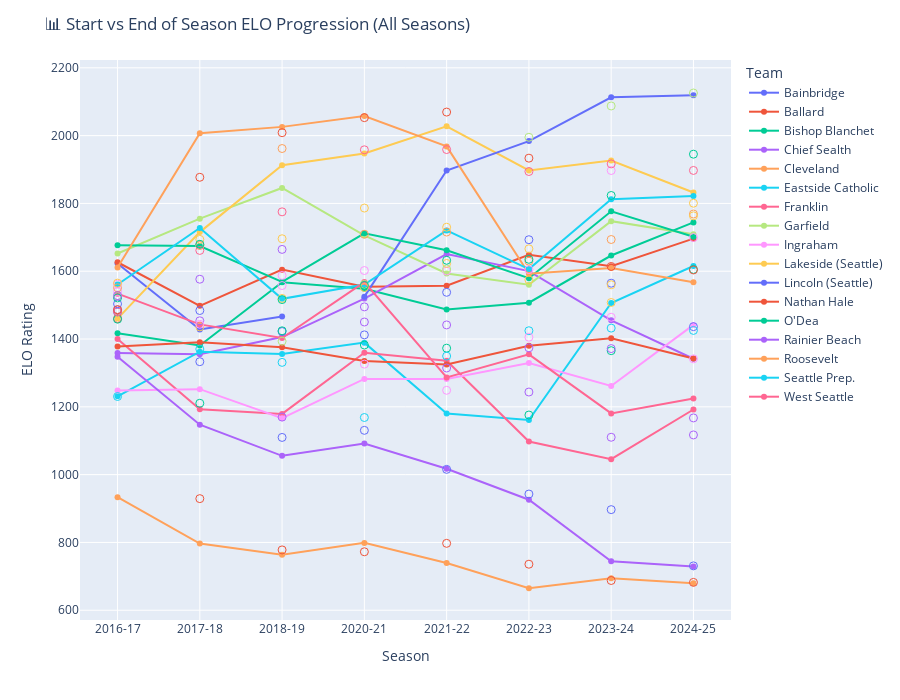

Notebook code for this chart:
### Code cell
import pandas as pd
import plotly.express as px

# Load long-format ELO
df = pd.read_csv(r"C:\Users\User\Desktop\Soccer Footage\metroleague_elo_long.csv")

# Sort by team and match number
df = df.sort_values(by=["Team", "Season", "Season Match #"])

# Filter teams with enough total games (optional)
min_games = 10
team_counts = df["Team"].value_counts()
df = df[df["Team"].isin(team_counts[team_counts >= min_games].index)]

# Group by team and season to get first and last ELO
start_elo = df.groupby(["Team", "Season"]).first().reset_index()[["Team", "Season", "ELO"]].rename(columns={"ELO": "Start ELO"})
end_elo = df.groupby(["Team", "Season"]).last().reset_index()[["Team", "Season", "ELO"]].rename(columns={"ELO": "End ELO"})

# Merge into single DataFrame
elo_summary = pd.merge(start_elo, end_elo, on=["Team", "Season"])

# Plot
fig = px.line(
    elo_summary.sort_values(by=["Team", "Season"]),
    x="Season",
    y="End ELO",
    color="Team",
    line_group="Team",
    markers=True,
    hover_data=["Team", "Start ELO", "End ELO"],
    title="📊 Start vs End of Season ELO Progression (All Seasons)",
    labels={"End ELO": "End-of-Season ELO"},
)

# Add start ELO markers
for team in elo_summary['Team'].unique():
    team_data = elo_summary[elo_summary['Team'] == team]
    fig.add_scatter(
        x=team_data['Season'],
        y=team_data['Start ELO'],
        mode='markers',
        marker=dict(symbol='circle-open', size=8),
        name=f"{team} (Start)",
        legendgroup=team,
        showlegend=False,
        hoverinfo='text',
        hovertext=[
            f"{team} — Start ELO: {elo}" for elo in team_data['Start ELO']
        ]
    )

fig.update_layout(
    xaxis_title="Season",
    yaxis_title="ELO Rating",
    height=700,
    hovermode="x unified",
    legend=dict(title="Team", itemclick="toggleothers"),
    margin=dict(t=60, b=80)
)

fig.show()

### Figure 1 — Plotly figure (JSON) as saved in the notebook; plotly's stock layout.template omitted (floating-point values rounded to 4 significant figures)
{"data": [{"customdata": [["Bainbridge", 1526.0], ["Bainbridge", 1679.0], ["Bainbridge", 1394.0]], "hovertemplate": "Team=%{customdata[0]}<br>Season=%{x}<br>End-of-Season ELO=%{y}<br>Start ELO=%{customdata[1]}<extra></extra>", "legendgroup": "Bainbridge", "line": {"color": "#636efa", "dash": "solid"}, "marker": {"symbol": "circle"}, "mode": "lines+markers", "name": "Bainbridge", "orientation": "v", "showlegend": true, "type": "scatter", "x": ["2016-17", "2017-18", "2018-19"], "xaxis": "x", "y": [1623.0, 1428.0, 1467.0], "yaxis": "y"}, {"customdata": [["Ballard", 1540.0], ["Ballard", 1677.0], ["Ballard", 1588.0], ["Ballard", 1602.0], ["Ballard", 1601.0], ["Ballard", 1605.0], ["Ballard", 1897.0], ["Ballard", 1699.0]], "hovertemplate": "Team=%{customdata[0]}<br>Season=%{x}<br>End-of-Season ELO=%{y}<br>Start ELO=%{customdata[1]}<extra></extra>", "legendgroup": "Ballard", "line": {"color": "#EF553B", "dash": "solid"}, "marker": {"symbol": "circle"}, "mode": "lines+markers", "name": "Ballard", "orientation": "v", "showlegend": true, "type": "scatter", "x": ["2016-17", "2017-18", "2018-19", "2020-21", "2021-22", "2022-23", "2023-24", "2024-25"], "xaxis": "x", "y": [1627.0, 1498.0, 1605.0, 1554.0, 1557.0, 1649.0, 1615.0, 1696.0], "yaxis": "y"}, {"customdata": [["Bishop Blanchet", 1487.0], ["Bishop Blanchet", 1436.0], ["Bishop Blanchet", 1520.0], ["Bishop Blanchet", 1552.0], ["Bishop Blanchet", 1623.0], ["Bishop Blanchet", 1574.0], ["Bishop Blanchet", 1508.0], ["Bishop Blanchet", 1801.0]], "hovertemplate": "Team=%{customdata[0]}<br>Season=%{x}<br>End-of-Season ELO=%{y}<br>Start ELO=%{customdata[1]}<extra></extra>", "legendgroup": "Bishop Blanchet", "line": {"color": "#00cc96", "dash": "solid"}, "marker": {"symbol": "circle"}, "mode": "lines+markers", "name": "Bishop Blanchet", "orientation": "v", "showlegend": true, "type": "scatter", "x": ["2016-17", "2017-18", "2018-19", "2020-21", "2021-22", "2022-23", "2023-24", "2024-25"], "xaxis": "x", "y": [1417.0, 1381.0, 1568.0, 1548.0, 1487.0, 1507.0, 1646.0, 1744.0], "yaxis": "y"}, {"customdata": [["Chief Sealth", 1480.0], ["Chief Sealth", 1484.0], ["Chief Sealth", 1422.0], ["Chief Sealth", 1412.0], ["Chief Sealth", 1538.0], ["Chief Sealth", 1693.0], ["Chief Sealth", 1565.0], ["Chief Sealth", 1436.0]], "hovertemplate": "Team=%{customdata[0]}<br>Season=%{x}<br>End-of-Season ELO=%{y}<br>Start ELO=%{customdata[1]}<extra></extra>", "legendgroup": "Chief Sealth", "line": {"color": "#ab63fa", "dash": "solid"}, "marker": {"symbol": "circle"}, "mode": "lines+markers", "name": "Chief Sealth", "orientation": "v", "showlegend": true, "type": "scatter", "x": ["2016-17", "2017-18", "2018-19", "2020-21", "2021-22", "2022-23", "2023-24", "2024-25"], "xaxis": "x", "y": [1359.0, 1355.0, 1406.0, 1519.0, 1651.0, 1600.0, 1455.0, 1342.0], "yaxis": "y"}, {"customdata": [["Cleveland", 1460.0], ["Cleveland", 929.2], ["Cleveland", 778.0], ["Cleveland", 772.5], ["Cleveland", 797.3], ["Cleveland", 735.8], ["Cleveland", 687.7], ["Cleveland", 682.2]], "hovertemplate": "Team=%{customdata[0]}<br>Season=%{x}<br>End-of-Season ELO=%{y}<br>Start ELO=%{customdata[1]}<extra></extra>", "legendgroup": "Cleveland", "line": {"color": "#FFA15A", "dash": "solid"}, "marker": {"symbol": "circle"}, "mode": "lines+markers", "name": "Cleveland", "orientation": "v", "showlegend": true, "type": "scatter", "x": ["2016-17", "2017-18", "2018-19", "2020-21", "2021-22", "2022-23", "2023-24", "2024-25"], "xaxis": "x", "y": [933.7, 796.9, 763.5, 798.7, 739.3, 664.9, 694.2, 679.7], "yaxis": "y"}, {"customdata": [["Eastside Catholic", 1458.0], ["Eastside Catholic", 1211.0], ["Eastside Catholic", 1424.0], ["Eastside Catholic", 1382.0], ["Eastside Catholic", 1373.0], ["Eastside Catholic", 1176.0], ["Eastside Catholic", 1366.0], ["Eastside Catholic", 1605.0]], "hovertemplate": "Team=%{customdata[0]}<br>Season=%{x}<br>End-of-Season ELO=%{y}<br>Start ELO=%{customdata[1]}<extra></extra>", "legendgroup": "Eastside Catholic", "line": {"color": "#19d3f3", "dash": "solid"}, "marker": {"symbol": "circle"}, "mode": "lines+markers", "name": "Eastside Catholic", "orientation": "v", "showlegend": true, "type": "scatter", "x": ["2016-17", "2017-18", "2018-19", "2020-21", "2021-22", "2022-23", "2023-24", "2024-25"], "xaxis": "x", "y": [1231.0, 1363.0, 1356.0, 1389.0, 1180.0, 1161.0, 1506.0, 1615.0], "yaxis": "y"}, {"customdata": [["Franklin", 1487.0], ["Franklin", 1454.0], ["Franklin", 1170.0], ["Franklin", 1495.0], ["Franklin", 1442.0], ["Franklin", 1244.0], ["Franklin", 1110.0], ["Franklin", 1117.0]], "hovertemplate": "Team=%{customdata[0]}<br>Season=%{x}<br>End-of-Season ELO=%{y}<br>Start ELO=%{customdata[1]}<extra></extra>", "legendgroup": "Franklin", "line": {"color": "#FF6692", "dash": "solid"}, "marker": {"symbol": "circle"}, "mode": "lines+markers", "name": "Franklin", "orientation": "v", "showlegend": true, "type": "scatter", "x": ["2016-17", "2017-18", "2018-19", "2020-21", "2021-22", "2022-23", "2023-24", "2024-25"], "xaxis": "x", "y": [1400.0, 1193.0, 1179.0, 1360.0, 1336.0, 1098.0, 1046.0, 1192.0], "yaxis": "y"}, {"customdata": [["Garfield", 1551.0], ["Garfield", 1676.0], ["Garfield", 1962.0], ["Garfield", 1709.0], ["Garfield", 1716.0], ["Garfield", 1630.0], ["Garfield", 1694.0], ["Garfield", 1769.0]], "hovertemplate": "Team=%{customdata[0]}<br>Season=%{x}<br>End-of-Season ELO=%{y}<br>Start ELO=%{customdata[1]}<extra></extra>", "legendgroup": "Garfield", "line": {"color": "#B6E880", "dash": "solid"}, "marker": {"symbol": "circle"}, "mode": "lines+markers", "name": "Garfield", "orientation": "v", "showlegend": true, "type": "scatter", "x": ["2016-17", "2017-18", "2018-19", "2020-21", "2021-22", "2022-23", "2023-24", "2024-25"], "xaxis": "x", "y": [1652.0, 1755.0, 1846.0, 1706.0, 1594.0, 1560.0, 1748.0, 1709.0], "yaxis": "y"}, {"customdata": [["Ingraham", 1230.0], ["Ingraham", 1370.0], ["Ingraham", 1331.0], ["Ingraham", 1169.0], ["Ingraham", 1350.0], ["Ingraham", 1424.0], ["Ingraham", 1432.0], ["Ingraham", 1425.0]], "hovertemplate": "Team=%{customdata[0]}<br>Season=%{x}<br>End-of-Season ELO=%{y}<br>Start ELO=%{customdata[1]}<extra></extra>", "legendgroup": "Ingraham", "line": {"color": "#FF97FF", "dash": "solid"}, "marker": {"symbol": "circle"}, "mode": "lines+markers", "name": "Ingraham", "orientation": "v", "showlegend": true, "type": "scatter", "x": ["2016-17", "2017-18", "2018-19", "2020-21", "2021-22", "2022-23", "2023-24", "2024-25"], "xaxis": "x", "y": [1248.0, 1252.0, 1166.0, 1282.0, 1282.0, 1329.0, 1261.0, 1442.0], "yaxis": "y"}, {"customdata": [["Lakeside (Seattle)", 1480.0], ["Lakeside (Seattle)", 1661.0], ["Lakeside (Seattle)", 1775.0], ["Lakeside (Seattle)", 1958.0], ["Lakeside (Seattle)", 1959.0], ["Lakeside (Seattle)", 1894.0], ["Lakeside (Seattle)", 1917.0], ["Lakeside (Seattle)", 1897.0]], "hovertemplate": "Team=%{customdata[0]}<br>Season=%{x}<br>End-of-Season ELO=%{y}<br>Start ELO=%{customdata[1]}<extra></extra>", "legendgroup": "Lakeside (Seattle)", "line": {"color": "#FECB52", "dash": "solid"}, "marker": {"symbol": "circle"}, "mode": "lines+markers", "name": "Lakeside (Seattle)", "orientation": "v", "showlegend": true, "type": "scatter", "x": ["2016-17", "2017-18", "2018-19", "2020-21", "2021-22", "2022-23", "2023-24", "2024-25"], "xaxis": "x", "y": [1460.0, 1715.0, 1913.0, 1947.0, 2028.0, 1897.0, 1927.0, 1832.0], "yaxis": "y"}, {"customdata": [["Lincoln (Seattle)", 1561.0], ["Lincoln (Seattle)", 1607.0], ["Lincoln (Seattle)", 1995.0], ["Lincoln (Seattle)", 2088.0], ["Lincoln (Seattle)", 2126.0]], "hovertemplate": "Team=%{customdata[0]}<br>Season=%{x}<br>End-of-Season ELO=%{y}<br>Start ELO=%{customdata[1]}<extra></extra>", "legendgroup": "Lincoln (Seattle)", "line": {"color": "#636efa", "dash": "solid"}, "marker": {"symbol": "circle"}, "mode": "lines+markers", "name": "Lincoln (Seattle)", "orientation": "v", "showlegend": true, "type": "scatter", "x": ["2020-21", "2021-22", "2022-23", "2023-24", "2024-25"], "xaxis": "x", "y": [1525.0, 1897.0, 1984.0, 2113.0, 2119.0], "yaxis": "y"}, {"customdata": [["Nathan Hale", 1562.0], ["Nathan Hale", 1444.0], ["Nathan Hale", 1558.0], ["Nathan Hale", 1326.0], ["Nathan Hale", 1249.0], ["Nathan Hale", 1405.0], ["Nathan Hale", 1464.0], ["Nathan Hale", 1342.0]], "hovertemplate": "Team=%{customdata[0]}<br>Season=%{x}<br>End-of-Season ELO=%{y}<br>Start ELO=%{customdata[1]}<extra></extra>", "legendgroup": "Nathan Hale", "line": {"color": "#EF553B", "dash": "solid"}, "marker": {"symbol": "circle"}, "mode": "lines+markers", "name": "Nathan Hale", "orientation": "v", "showlegend": true, "type": "scatter", "x": ["2016-17", "2017-18", "2018-19", "2020-21", "2021-22", "2022-23", "2023-24", "2024-25"], "xaxis": "x", "y": [1378.0, 1390.0, 1376.0, 1335.0, 1325.0, 1380.0, 1402.0, 1343.0], "yaxis": "y"}, {"customdata": [["O'Dea", 1565.0], ["O'Dea", 1694.0], ["O'Dea", 1696.0], ["O'Dea", 1786.0], ["O'Dea", 1730.0], ["O'Dea", 1666.0], ["O'Dea", 1560.0], ["O'Dea", 1763.0]], "hovertemplate": "Team=%{customdata[0]}<br>Season=%{x}<br>End-of-Season ELO=%{y}<br>Start ELO=%{customdata[1]}<extra></extra>", "legendgroup": "O'Dea", "line": {"color": "#00cc96", "dash": "solid"}, "marker": {"symbol": "circle"}, "mode": "lines+markers", "name": "O'Dea", "orientation": "v", "showlegend": true, "type": "scatter", "x": ["2016-17", "2017-18", "2018-19", "2020-21", "2021-22", "2022-23", "2023-24", "2024-25"], "xaxis": "x", "y": [1676.0, 1674.0, 1568.0, 1712.0, 1662.0, 1580.0, 1777.0, 1702.0], "yaxis": "y"}, {"customdata": [["Rainier Beach", 1504.0], ["Rainier Beach", 1333.0], ["Rainier Beach", 1110.0], ["Rainier Beach", 1131.0], ["Rainier Beach", 1016.0], ["Rainier Beach", 942.8], ["Rainier Beach", 896.8], ["Rainier Beach", 730.8]], "hovertemplate": "Team=%{customdata[0]}<br>Season=%{x}<br>End-of-Season ELO=%{y}<br>Start ELO=%{customdata[1]}<extra></extra>", "legendgroup": "Rainier Beach", "line": {"color": "#ab63fa", "dash": "solid"}, "marker": {"symbol": "circle"}, "mode": "lines+markers", "name": "Rainier Beach", "orientation": "v", "showlegend": true, "type": "scatter", "x": ["2016-17", "2017-18", "2018-19", "2020-21", "2021-22", "2022-23", "2023-24", "2024-25"], "xaxis": "x", "y": [1348.0, 1147.0, 1055.0, 1092.0, 1018.0, 926.1, 744.4, 729.3], "yaxis": "y"}, {"customdata": [["Roosevelt", 1486.0], ["Roosevelt", 1877.0], ["Roosevelt", 2009.0], ["Roosevelt", 2053.0], ["Roosevelt", 2069.0], ["Roosevelt", 1934.0], ["Roosevelt", 1614.0], ["Roosevelt", 1604.0]], "hovertemplate": "Team=%{customdata[0]}<br>Season=%{x}<br>End-of-Season ELO=%{y}<br>Start ELO=%{customdata[1]}<extra></extra>", "legendgroup": "Roosevelt", "line": {"color": "#FFA15A", "dash": "solid"}, "marker": {"symbol": "circle"}, "mode": "lines+markers", "name": "Roosevelt", "orientation": "v", "showlegend": true, "type": "scatter", "x": ["2016-17", "2017-18", "2018-19", "2020-21", "2021-22", "2022-23", "2023-24", "2024-25"], "xaxis": "x", "y": [1611.0, 2007.0, 2026.0, 2058.0, 1968.0, 1592.0, 1610.0, 1567.0], "yaxis": "y"}, {"customdata": [["Seattle Prep.", 1521.0], ["Seattle Prep.", 1679.0], ["Seattle Prep.", 1516.0], ["Seattle Prep.", 1558.0], ["Seattle Prep.", 1632.0], ["Seattle Prep.", 1635.0], ["Seattle Prep.", 1823.0], ["Seattle Prep.", 1945.0]], "hovertemplate": "Team=%{customdata[0]}<br>Season=%{x}<br>End-of-Season ELO=%{y}<br>Start ELO=%{customdata[1]}<extra></extra>", "legendgroup": "Seattle Prep.", "line": {"color": "#19d3f3", "dash": "solid"}, "marker": {"symbol": "circle"}, "mode": "lines+markers", "name": "Seattle Prep.", "orientation": "v", "showlegend": true, "type": "scatter", "x": ["2016-17", "2017-18", "2018-19", "2020-21", "2021-22", "2022-23", "2023-24", "2024-25"], "xaxis": "x", "y": [1561.0, 1728.0, 1519.0, 1561.0, 1720.0, 1606.0, 1813.0, 1822.0], "yaxis": "y"}, {"customdata": [["West Seattle", 1528.0], ["West Seattle", 1576.0], ["West Seattle", 1664.0], ["West Seattle", 1450.0], ["West Seattle", 1315.0], ["West Seattle", 1374.0], ["West Seattle", 1372.0], ["West Seattle", 1167.0]], "hovertemplate": "Team=%{customdata[0]}<br>Season=%{x}<br>End-of-Season ELO=%{y}<br>Start ELO=%{customdata[1]}<extra></extra>", "legendgroup": "West Seattle", "line": {"color": "#FF6692", "dash": "solid"}, "marker": {"symbol": "circle"}, "mode": "lines+markers", "name": "West Seattle", "orientation": "v", "showlegend": true, "type": "scatter", "x": ["2016-17", "2017-18", "2018-19", "2020-21", "2021-22", "2022-23", "2023-24", "2024-25"], "xaxis": "x", "y": [1534.0, 1443.0, 1403.0, 1568.0, 1287.0, 1355.0, 1181.0, 1224.0], "yaxis": "y"}, {"hoverinfo": "text", "hovertext": ["Bainbridge — Start ELO: 1526.16028929557", "Bainbridge — Start ELO: 1679.1151500765905", "Bainbridge — Start ELO: 1393.6817275851013"], "legendgroup": "Bainbridge", "marker": {"size": 8, "symbol": "circle-open"}, "mode": "markers", "name": "Bainbridge (Start)", "showlegend": false, "type": "scatter", "x": ["2016-17", "2017-18", "2018-19"], "y": [1526.0, 1679.0, 1394.0]}, {"hoverinfo": "text", "hovertext": ["Ballard — Start ELO: 1540.056159817625", "Ballard — Start ELO: 1676.880332817781", "Ballard — Start ELO: 1587.6620214959803", "Ballard — Start ELO: 1602.0374495757462", "Ballard — Start ELO: 1600.730171166099", "Ballard — Start ELO: 1604.691920601314", "Ballard — Start ELO: 1897.0696776213235", "Ballard — Start ELO: 1699.3303535747764"], "legendgroup": "Ballard", "marker": {"size": 8, "symbol": "circle-open"}, "mode": "markers", "name": "Ballard (Start)", "showlegend": false, "type": "scatter", "x": ["2016-17", "2017-18", "2018-19", "2020-21", "2021-22", "2022-23", "2023-24", "2024-25"], "y": [1540.0, 1677.0, 1588.0, 1602.0, 1601.0, 1605.0, 1897.0, 1699.0]}, {"hoverinfo": "text", "hovertext": ["Bishop Blanchet — Start ELO: 1487.2021818387625", "Bishop Blanchet — Start ELO: 1435.8123897991245", "Bishop Blanchet — Start ELO: 1519.783995232672", "Bishop Blanchet — Start ELO: 1551.9858841939458", "Bishop Blanchet — Start ELO: 1622.9538399216317", "Bishop Blanchet — Start ELO: 1574.4928551948476", "Bishop Blanchet — Start ELO: 1507.7867760905451", "Bishop Blanchet — Start ELO: 1800.6339253124684"], "legendgroup": "Bishop Blanchet", "marker": {"size": 8, "symbol": "circle-open"}, "mode": "markers", "name": "Bishop Blanchet (Start)", "showlegend": false, "type": "scatter", "x": ["2016-17", "2017-18", "2018-19", "2020-21", "2021-22", "2022-23", "2023-24", "2024-25"], "y": [1487.0, 1436.0, 1520.0, 1552.0, 1623.0, 1574.0, 1508.0, 1801.0]}, {"hoverinfo": "text", "hovertext": ["Chief Sealth — Start ELO: 1480.0347004408138", "Chief Sealth — Start ELO: 1484.09264734186", "Chief Sealth — Start ELO: 1422.0730039000516", "Chief Sealth — Start ELO: 1412.2630193159705", "Chief Sealth — Start ELO: 1537.8120931988497", "Chief Sealth — Start ELO: 1692.9703857615598", "Chief Sealth — Start ELO: 1564.719004253068", "Chief Sealth — Start ELO: 1436.4589167550575"], "legendgroup": "Chief Sealth", "marker": {"size": 8, "symbol": "circle-open"}, "mode": "markers", "name": "Chief Sealth (Start)", "showlegend": false, "type": "scatter", "x": ["2016-17", "2017-18", "2018-19", "2020-21", "2021-22", "2022-23", "2023-24", "2024-25"], "y": [1480.0, 1484.0, 1422.0, 1412.0, 1538.0, 1693.0, 1565.0, 1436.0]}, {"hoverinfo": "text", "hovertext": ["Cleveland — Start ELO: 1460.4151497248488", "Cleveland — Start ELO: 929.2126392030832", "Cleveland — Start ELO: 777.9556467411633", "Cleveland — Start ELO: 772.4986366216187", "Cleveland — Start ELO: 797.3480689002658", "Cleveland — Start ELO: 735.7973200896992", "Cleveland — Start ELO: 687.7385728533047", "Cleveland — Start ELO: 682.202959142725"], "legendgroup": "Cleveland", "marker": {"size": 8, "symbol": "circle-open"}, "mode": "markers", "name": "Cleveland (Start)", "showlegend": false, "type": "scatter", "x": ["2016-17", "2017-18", "2018-19", "2020-21", "2021-22", "2022-23", "2023-24", "2024-25"], "y": [1460.0, 929.2, 778.0, 772.5, 797.3, 735.8, 687.7, 682.2]}, {"hoverinfo": "text", "hovertext": ["Eastside Catholic — Start ELO: 1458.4955360195188", "Eastside Catholic — Start ELO: 1210.6174388944205", "Eastside Catholic — Start ELO: 1424.2886860066906", "Eastside Catholic — Start ELO: 1382.334885710012", "Eastside Catholic — Start ELO: 1373.02526284033", "Eastside Catholic — Start ELO: 1175.833462981669", "Eastside Catholic — Start ELO: 1365.6390862070073", "Eastside Catholic — Start ELO: 1605.3758855378592"], "legendgroup": "Eastside Catholic", "marker": {"size": 8, "symbol": "circle-open"}, "mode": "markers", "name": "Eastside Catholic (Start)", "showlegend": false, "type": "scatter", "x": ["2016-17", "2017-18", "2018-19", "2020-21", "2021-22", "2022-23", "2023-24", "2024-25"], "y": [1458.0, 1211.0, 1424.0, 1382.0, 1373.0, 1176.0, 1366.0, 1605.0]}, {"hoverinfo": "text", "hovertext": ["Franklin — Start ELO: 1486.717041153965", "Franklin — Start ELO: 1453.804628547649", "Franklin — Start ELO: 1169.7867785784815", "Franklin — Start ELO: 1494.8453972267205", "Franklin — Start ELO: 1441.5908626490998", "Franklin — Start ELO: 1243.6849300856356", "Franklin — Start ELO: 1110.2477579722608", "Franklin — Start ELO: 1117.064255296842"], "legendgroup": "Franklin", "marker": {"size": 8, "symbol": "circle-open"}, "mode": "markers", "name": "Franklin (Start)", "showlegend": false, "type": "scatter", "x": ["2016-17", "2017-18", "2018-19", "2020-21", "2021-22", "2022-23", "2023-24", "2024-25"], "y": [1487.0, 1454.0, 1170.0, 1495.0, 1442.0, 1244.0, 1110.0, 1117.0]}, {"hoverinfo": "text", "hovertext": ["Garfield — Start ELO: 1551.2051999842308", "Garfield — Start ELO: 1675.8374237336652", "Garfield — Start ELO: 1961.932641836384", "Garfield — Start ELO: 1708.9585816369363", "Garfield — Start ELO: 1715.616327422861", "Garfield — Start ELO: 1629.8582127592288", "Garfield — Start ELO: 1693.56439365998", "Garfield — Start ELO: 1768.752877988199"], "legendgroup": "Garfield", "marker": {"size": 8, "symbol": "circle-open"}, "mode": "markers", "name": "Garfield (Start)", "showlegend": false, "type": "scatter", "x": ["2016-17", "2017-18", "2018-19", "2020-21", "2021-22", "2022-23", "2023-24", "2024-25"], "y": [1551.0, 1676.0, 1962.0, 1709.0, 1716.0, 1630.0, 1694.0, 1769.0]}, {"hoverinfo": "text", "hovertext": ["Ingraham — Start ELO: 1230.4739829530365", "Ingraham — Start ELO: 1370.4128659096966", "Ingraham — Start ELO: 1331.1351766738762", "Ingraham — Start ELO: 1168.5302944236837", "Ingraham — Start ELO: 1349.7327250430176", "Ingraham — Start ELO: 1424.4543731511972", "Ingraham — Start ELO: 1432.24781566331", "Ingraham — Start ELO: 1425.3712802412065"], "legendgroup": "Ingraham", "marker": {"size": 8, "symbol": "circle-open"}, "mode": "markers", "name": "Ingraham (Start)", "showlegend": false, "type": "scatter", "x": ["2016-17", "2017-18", "2018-19", "2020-21", "2021-22", "2022-23", "2023-24", "2024-25"], "y": [1230.0, 1370.0, 1331.0, 1169.0, 1350.0, 1424.0, 1432.0, 1425.0]}, {"hoverinfo": "text", "hovertext": ["Lakeside (Seattle) — Start ELO: 1480.289596139066", "Lakeside (Seattle) — Start ELO: 1661.3655641132043", "Lakeside (Seattle) — Start ELO: 1775.2164718312176", "Lakeside (Seattle) — Start ELO: 1958.150608562896", "Lakeside (Seattle) — Start ELO: 1958.9370710504224", "Lakeside (Seattle) — Start ELO: 1894.139280183284", "Lakeside (Seattle) — Start ELO: 1916.644748778965", "Lakeside (Seattle) — Start ELO: 1897.299901271616"], "legendgroup": "Lakeside (Seattle)", "marker": {"size": 8, "symbol": "circle-open"}, "mode": "markers", "name": "Lakeside (Seattle) (Start)", "showlegend": false, "type": "scatter", "x": ["2016-17", "2017-18", "2018-19", "2020-21", "2021-22", "2022-23", "2023-24", "2024-25"], "y": [1480.0, 1661.0, 1775.0, 1958.0, 1959.0, 1894.0, 1917.0, 1897.0]}, {"hoverinfo": "text", "hovertext": ["Lincoln (Seattle) — Start ELO: 1561.3061141072567", "Lincoln (Seattle) — Start ELO: 1606.606246182247", "Lincoln (Seattle) — Start ELO: 1995.111387725582", "Lincoln (Seattle) — Start ELO: 2087.520208836583", "Lincoln (Seattle) — Start ELO: 2125.735780497304"], "legendgroup": "Lincoln (Seattle)", "marker": {"size": 8, "symbol": "circle-open"}, "mode": "markers", "name": "Lincoln (Seattle) (Start)", "showlegend": false, "type": "scatter", "x": ["2020-21", "2021-22", "2022-23", "2023-24", "2024-25"], "y": [1561.0, 1607.0, 1995.0, 2088.0, 2126.0]}, {"hoverinfo": "text", "hovertext": ["Nathan Hale — Start ELO: 1561.706683795613", "Nathan Hale — Start ELO: 1443.5367873908135", "Nathan Hale — Start ELO: 1557.7254730797367", "Nathan Hale — Start ELO: 1326.0179941452843", "Nathan Hale — Start ELO: 1248.8136478268905", "Nathan Hale — Start ELO: 1405.3797740854252", "Nathan Hale — Start ELO: 1464.2146008087725", "Nathan Hale — Start ELO: 1341.6085822173586"], "legendgroup": "Nathan Hale", "marker": {"size": 8, "symbol": "circle-open"}, "mode": "markers", "name": "Nathan Hale (Start)", "showlegend": false, "type": "scatter", "x": ["2016-17", "2017-18", "2018-19", "2020-21", "2021-22", "2022-23", "2023-24", "2024-25"], "y": [1562.0, 1444.0, 1558.0, 1326.0, 1249.0, 1405.0, 1464.0, 1342.0]}, {"hoverinfo": "text", "hovertext": ["O'Dea — Start ELO: 1564.8988763138586", "O'Dea — Start ELO: 1693.9601359026672", "O'Dea — Start ELO: 1695.847564543395", "O'Dea — Start ELO: 1786.3803929961202", "O'Dea — Start ELO: 1729.8433152051746", "O'Dea — Start ELO: 1666.1245830699918", "O'Dea — Start ELO: 1560.0093059932794", "O'Dea — Start ELO: 1763.3573669248096"], "legendgroup": "O'Dea", "marker": {"size": 8, "symbol": "circle-open"}, "mode": "markers", "name": "O'Dea (Start)", "showlegend": false, "type": "scatter", "x": ["2016-17", "2017-18", "2018-19", "2020-21", "2021-22", "2022-23", "2023-24", "2024-25"], "y": [1565.0, 1694.0, 1696.0, 1786.0, 1730.0, 1666.0, 1560.0, 1763.0]}, {"hoverinfo": "text", "hovertext": ["Rainier Beach — Start ELO: 1503.6932500805945", "Rainier Beach — Start ELO: 1333.142631815117", "Rainier Beach — Start ELO: 1109.7503409195306", "Rainier Beach — Start ELO: 1130.6900140968082", "Rainier Beach — Start ELO: 1015.5874964191504", "Rainier Beach — Start ELO: 942.7724114880918", "Rainier Beach — Start ELO: 896.7591883347906", "Rainier Beach — Start ELO: 730.8256320426357"], "legendgroup": "Rainier Beach", "marker": {"size": 8, "symbol": "circle-open"}, "mode": "markers", "name": "Rainier Beach (Start)", "showlegend": false, "type": "scatter", "x": ["2016-17", "2017-18", "2018-19", "2020-21", "2021-22", "2022-23", "2023-24", "2024-25"], "y": [1504.0, 1333.0, 1110.0, 1131.0, 1016.0, 942.8, 896.8, 730.8]}, {"hoverinfo": "text", "hovertext": ["Roosevelt — Start ELO: 1486.0875073527898", "Roosevelt — Start ELO: 1877.1286672344147", "Roosevelt — Start ELO: 2008.704160281364", "Roosevelt — Start ELO: 2052.961558693916", "Roosevelt — Start ELO: 2069.4794055465995", "Roosevelt — Start ELO: 1933.5324885364053", "Roosevelt — Start ELO: 1614.0668824024974", "Roosevelt — Start ELO: 1603.8222402033082"], "legendgroup": "Roosevelt", "marker": {"size": 8, "symbol": "circle-open"}, "mode": "markers", "name": "Roosevelt (Start)", "showlegend": false, "type": "scatter", "x": ["2016-17", "2017-18", "2018-19", "2020-21", "2021-22", "2022-23", "2023-24", "2024-25"], "y": [1486.0, 1877.0, 2009.0, 2053.0, 2069.0, 1934.0, 1614.0, 1604.0]}, {"hoverinfo": "text", "hovertext": ["Seattle Prep. — Start ELO: 1521.2496796431303", "Seattle Prep. — Start ELO: 1679.4007157189126", "Seattle Prep. — Start ELO: 1516.348603880025", "Seattle Prep. — Start ELO: 1558.1075532566497", "Seattle Prep. — Start ELO: 1632.28115590036", "Seattle Prep. — Start ELO: 1635.1581517802158", "Seattle Prep. — Start ELO: 1823.463269281207", "Seattle Prep. — Start ELO: 1945.267501439737"], "legendgroup": "Seattle Prep.", "marker": {"size": 8, "symbol": "circle-open"}, "mode": "markers", "name": "Seattle Prep. (Start)", "showlegend": false, "type": "scatter", "x": ["2016-17", "2017-18", "2018-19", "2020-21", "2021-22", "2022-23", "2023-24", "2024-25"], "y": [1521.0, 1679.0, 1516.0, 1558.0, 1632.0, 1635.0, 1823.0, 1945.0]}, {"hoverinfo": "text", "hovertext": ["West Seattle — Start ELO: 1528.1118097155793", "West Seattle — Start ELO: 1576.4517382666531", "West Seattle — Start ELO: 1664.3893053865213", "West Seattle — Start ELO: 1450.2369113372954", "West Seattle — Start ELO: 1314.535434505966", "West Seattle — Start ELO: 1374.0339373821223", "West Seattle — Start ELO: 1371.8051562629428", "West Seattle — Start ELO: 1167.302006340734"], "legendgroup": "West Seattle", "marker": {"size": 8, "symbol": "circle-open"}, "mode": "markers", "name": "West Seattle (Start)", "showlegend": false, "type": "scatter", "x": ["2016-17", "2017-18", "2018-19", "2020-21", "2021-22", "2022-23", "2023-24", "2024-25"], "y": [1528.0, 1576.0, 1664.0, 1450.0, 1315.0, 1374.0, 1372.0, 1167.0]}], "layout": {"height": 700, "hovermode": "x unified", "legend": {"itemclick": "toggleothers", "title": {"text": "Team"}, "tracegroupgap": 0}, "margin": {"b": 80, "t": 60}, "title": {"text": "📊 Start vs End of Season ELO Progression (All Seasons)"}, "xaxis": {"anchor": "y", "domain": [0, 1], "title": {"text": "Season"}}, "yaxis": {"anchor": "x", "domain": [0, 1], "title": {"text": "ELO Rating"}}}}
